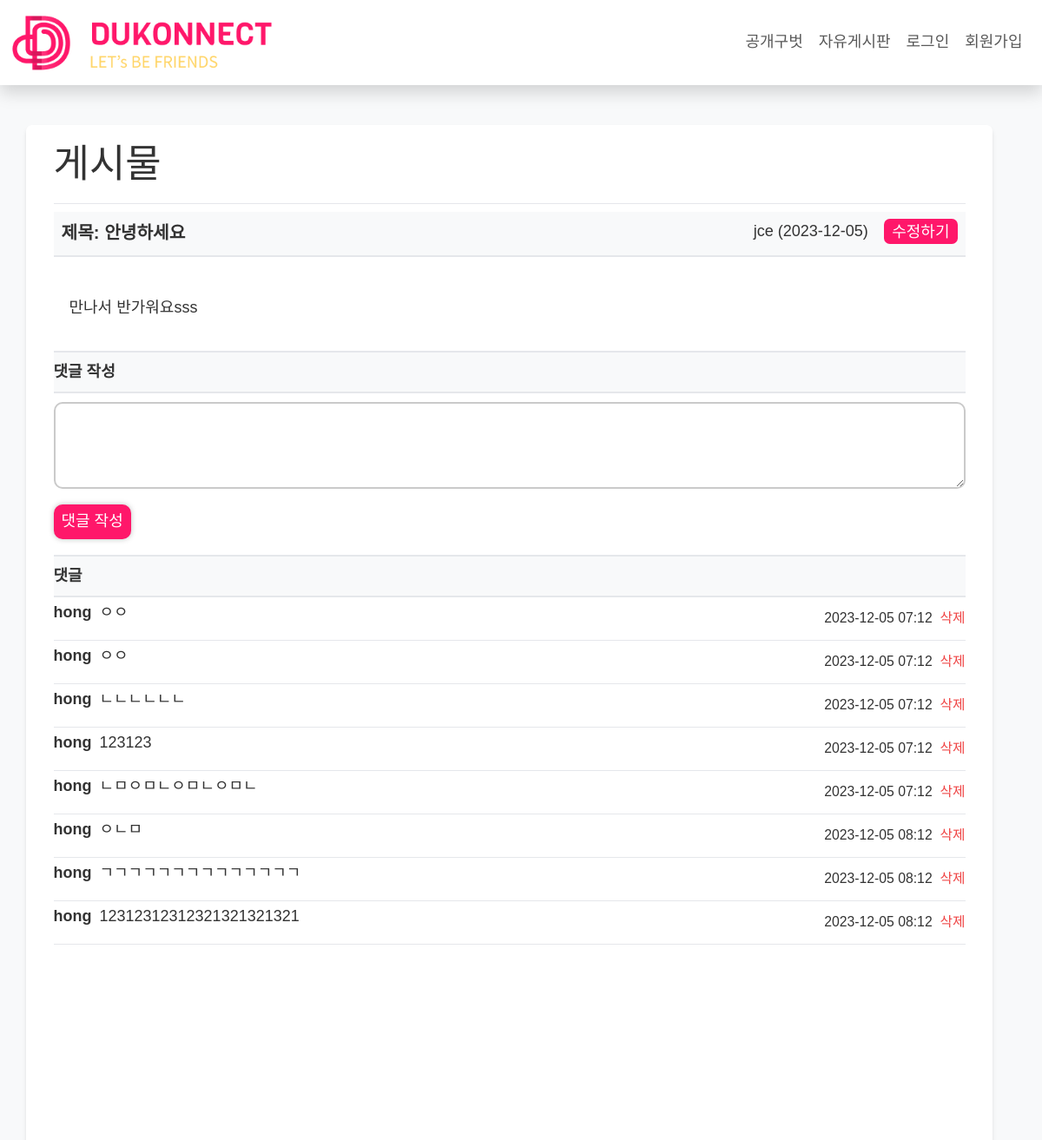
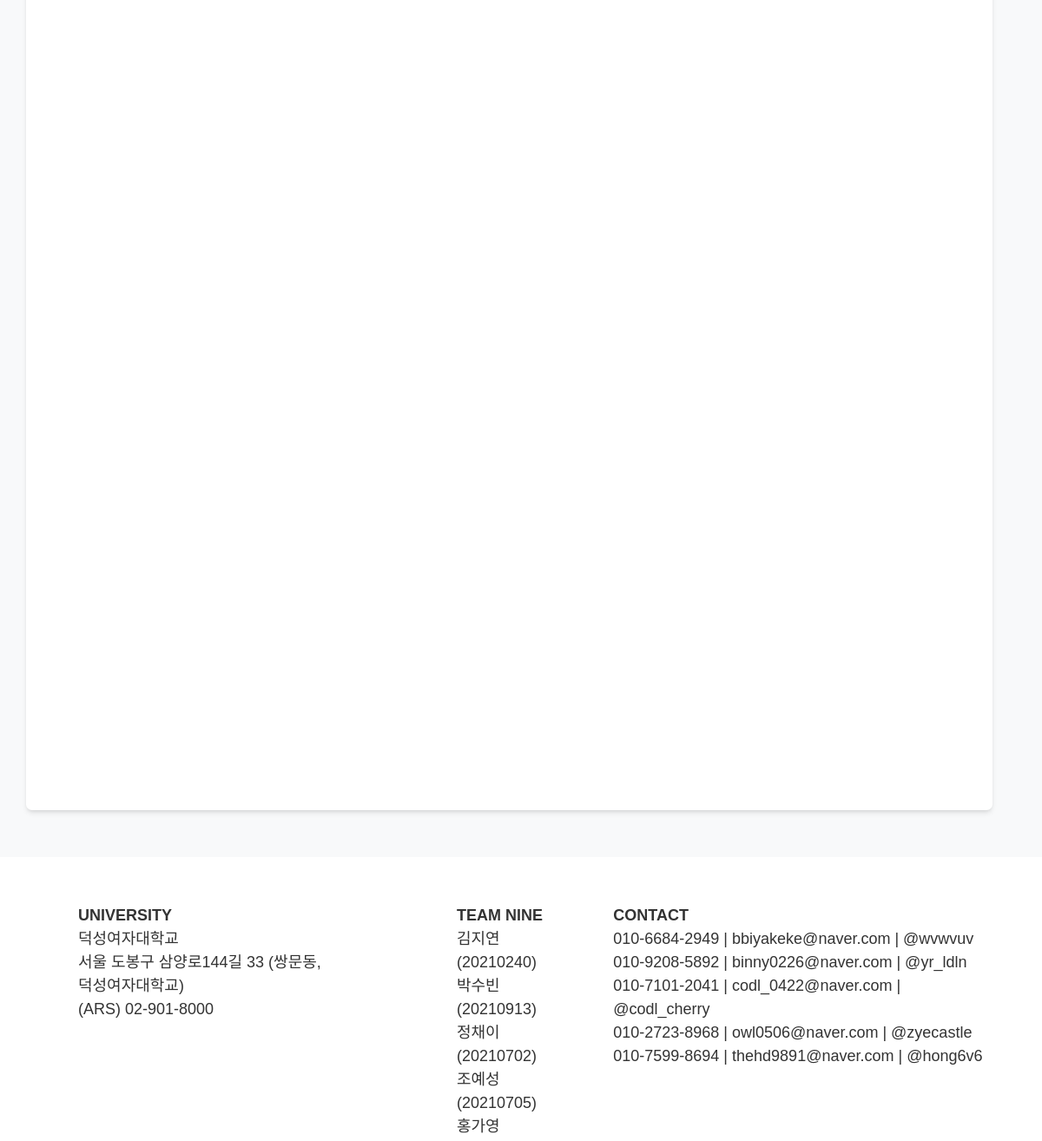
/board/3/, run on the app's committed database (2 pictures, top to bottom).
### app/models.py (models this page shows, shortened)
class Post(models.Model):
    title = models.CharField(max_length=30)
    content = models.TextField()
    author = models.ForeignKey(User, null=True, on_delete=models.SET_NULL)
    create_at = models.DateTimeField(auto_now_add=True)
    update_at = models.DateTimeField(auto_now=True)
    image = models.ImageField(upload_to='images/board/%Y/%m/%d/', blank=True)
    file_upload = models.FileField(upload_to='blog/files/%Y/%m/%d/', blank=True)
    comments = models.ManyToManyField('Comment', related_name='comments_on_post', blank=True)

class User(AbstractUser):
    major = [
        ('국어국문학전공', '국어국문학전공'),
        ('일어일문학전공', '일어일문학전공'),
        ('중어중문학전공', '중어중문학전공'),
        ('영어영문학전공', '영어영문학전공'),
        ('불어불문학전공', '불어불문학전공'),
        ('독어독문학전공', '독어독문학전공'),
        ('스페인어전공', '스페인어전공'),
        ('사학전공', '사학전공'),
        ('철학전공', '철학전공'),
        ('미술사학전공', '미술사학전공'),
        ('경영학전공', '경영학전공'),
        ('회계학전공', '회계학전공'),
        ('국제통상학전공', '국제통상학전공'),
        ('법학전공', '법학전공'),
        ('문헌정보학전공', '문헌정보학전공'),
        ('사회학전공', '사회학전공'),
        ('심리학전공', '심리학전공'),
        ('아동가족학전공', '아동가족학전공'),
        ('사회복지학전공', '사회복지학전공'),
        ('정치외교학전공', '정치외교학전공'),
        ('의상디자인전공', '의상디자인전공'),
        ('유아교육과', '유아교육과'),
        ('디지털소프트웨어공학부', '디지털소프트웨어공학부'),
        ('컴퓨터공학전공', '컴퓨터공학전공'),
        ('IT미디어공학전공', 'IT미디어공학전공'),
        ('사이버보안전공', '사이버보안전공'),
        ('소프트웨어전공', '소프트웨어전공'),
        ('바이오공학전공', '바이오공학전공'),
        ('수학전공', '수학전공'),
        ('정보통계학전공', '정보통계학전공'),
        ('화학전공', '화학전공'),
        ('식품영양학전공', '식품영양학전공'),
        ('생활체육학전공', '생활체육학전공'),
        ('동양화전공', '동양화전공'),
        ('서양화전공', '서양화전공'),
        ('실내디자인전공', '실내디자인전공'),
        ('시각디자인전공', '시각디자인전공'),
        ('텍스타일디자인전공', '텍스타일디자인전공'),
        ('한국학전공', '한국학전공'),
        ('한국어교육전공', '한국어교육전공'),
        ('가상현실융합학과', '가상현실융합학과'),
        ('데이터사이언스학과', '데이터사이언스학과'),
    ]
    name = models.CharField(max_length=20, name="name")
    nickname = models.CharField(max_length=20, name="nickname", null=True)
    studentID = models.IntegerField(name="studentID")
    birth = models.DateField(null=True, name="birth")
    tel = models.CharField(max_length=20, name="tel")
    major1 = models.CharField(max_length=20, choices=major)
    major2 = models.CharField(max_length=20, choices=major, null=True)
    tag = models.ManyToManyField(Tag, blank=True)
    open_profile = models.BooleanField()
    prof_image = models.ImageField(upload_to='images/profile/%Y/%m/%d/', blank=True)
    back_image = models.ImageField(upload_to='images/background/%Y/%m/%d/', blank=True)
    friends = models.TextField(blank=True)
    you_liked = models.TextField(blank=True)
    my_like = models.TextField(blank=True)
    create_at = models.DateTimeField(auto_now_add=True)
    update_at = models.DateTimeField(auto_now=True)
    REQUIRED_FIELDS = ['name', 'studentID', 'birth', 'tel', 'open_profile']

class Comment(models.Model):
    post = models.ForeignKey(Post, on_delete=models.CASCADE, related_name='comments_on_post')
    author = models.ForeignKey(User, on_delete=models.CASCADE, related_name='comments_by_author')
    content = models.TextField()
    create_at = models.DateTimeField(auto_now_add=True)
    modified_at = models.DateTimeField(auto_now=True)

### app/views.py (the view)
# urls.py: path('board/<int:pk>/', views.PostDetail.as_view()),
class PostDetail(DetailView):
    model = Post
    template_name = 'board/post_detail.html'
    def get_context_data(self, **kwargs):
        context = super().get_context_data(**kwargs)
        post = self.get_object()
        comments = Comment.objects.filter(post_id=post.id)  # 필터링하여 해당 게시물의 댓글 가져오기
        comment_form = CommentForm()
        context['comments'] = comments
        context['comment_form'] = comment_form
        return context

### app/forms.py
class CommentForm(forms.ModelForm):
    content = forms.CharField(
        label="",
        widget=forms.Textarea()  # 텍스트 필드의 속성 설정
    )
    class Meta:
        model = Comment
        fields = ['content']
    def __init__(self, *args, **kwargs):
        super().__init__(*args, **kwargs)
        self.label_suffix = ""

### app/templates/board/post_detail.html (shortened to what this page needs)
{% extends 'module/base.html' %}
{% block title %}게시물{% endblock %}
{% block content %}
<div>
    <div class="mb-4 bg-light py-2 px-2 border-b-2">
        <p class="flex justify-between mb-0 ">
            <b class="text-lg">제목: {{post.title}}</b>
            <span>
                {{post.author}}
                ({{post.create_at | date:"Y-m-d"}})
                <span>
                    <a href="/board/update_post/{{ post.pk }}" class="no-underline px-2 py-1  rounded bg-pink text-white ml-3">수정하기</a>
                </span>
            </span>
        </p>
    </div>
    <div>
        <p class="text-base p-3">{{ post.content }}</p>
    </div>
    <div class="comment">
        <b class="w-full bg-light py-2 border-t-2 border-b-2 block">댓글 작성</b>
        <form method="post" action="{% url 'app:comment_create'  pk=post.pk  %}">
            {{ comment_form.as_p }}
            <button type="submit" class="bg-[#FF176A] text-white px-2">댓글 작성</button>
        </form>
        <b class="w-full bg-light py-2 border-t-2 border-b-2 block mt-3">댓글</b>
        <ul class="pl-0">
            {% for comment in comments  %}
                <li class="flex border-b-[1px]  py-1">
                    <b class="mr-2">{{ comment.author }}</b>
                    <p class="m-0">{{ comment.content }}</p>
                    <small class="ml-auto">
                        {{ comment.create_at | date:"Y-m-d h:m" }}
                        <form method="post" action="{% url 'app:delete_comment' comment.id %}" class="inline-block ml-1">
                            <button type="submit" class="shadow-none text-sm text-red-500">삭제</button>
                        </form>
                    </small>
                </li>
            {% endfor %}
        </ul>
    </div>
</div>
{% endblock %}

### app/static/css/common.css (style rules this page uses)
* { margin: 0; padding: 0; list-style: none; box-sizing: border-box; text-decoration: none; border: none; outline: none; font-size: 18px; color: #333; font-family: 'Noto Sans KR', sans-serif; word-break: keep-all; text-align: left; }
a { color: #333; }
input, select, textarea, input[type='date'] { background: #FFF; border: 2px solid #cacaca; border-radius: 10px; box-shadow: 0px 0px 6px rgba(0, 0, 0, 0.25); height: 40px; min-width: 270px; padding: 0 10px !important; }
textarea { height: 250px; box-shadow: none; }
form p { display: flex; flex-direction: column; }
button, input[type='submit'] { padding: 0 15px; border-radius: 10px !important; text-align: center; height: 40px; box-shadow: 0px 0px 6px rgba(0, 0, 0, 0.25); }
.bg-pink { background-color: #FF176A; }
.comment textarea { height: 100px; margin-top: 10px; padding: 5px; }

### data on the page
Post: title "안녕하세요", author "jce", create_at "2023-12-05", content "만나서 반가워요sss"
Comment: author "hong", content "ㅇㅇ", create_at "2023-12-05 07:12"
Comment: author "hong", content "ㅇㅇ", create_at "2023-12-05 07:12"
Comment: author "hong", content "ㄴㄴㄴㄴㄴㄴ", create_at "2023-12-05 07:12"
Comment: author "hong", content "123123", create_at "2023-12-05 07:12"
Comment: author "hong", content "ㄴㅁㅇㅁㄴㅇㅁㄴㅇㅁㄴ", create_at "2023-12-05 07:12"
Comment: author "hong", content "ㅇㄴㅁ", create_at "2023-12-05 08:12"
Comment: author "hong", content "ㄱㄱㄱㄱㄱㄱㄱㄱㄱㄱㄱㄱㄱㄱ", create_at "2023-12-05 08:12"
Comment: author "hong", content "12312312312321321321321", create_at "2023-12-05 08:12"
